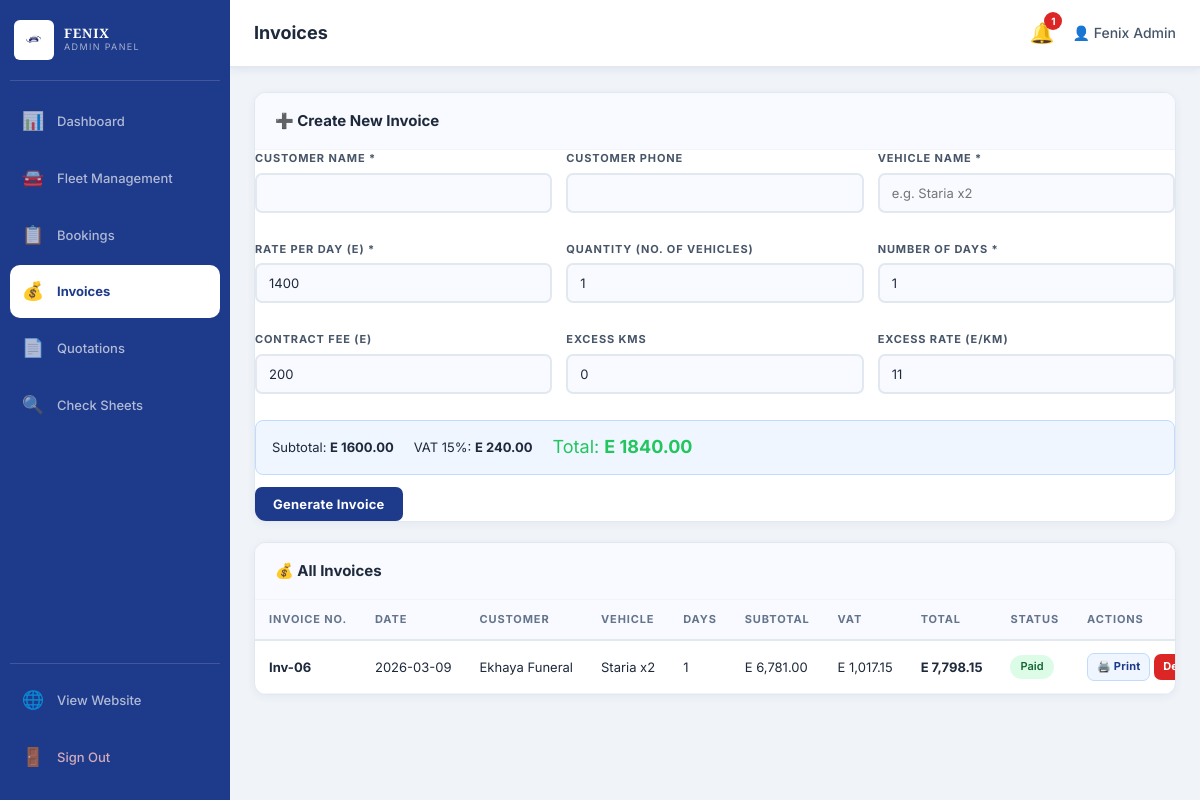
Screenshot of /invoices.php (signed in) with the database file from the repository.
### tables this page shows
CREATE TABLE IF NOT EXISTS invoices (
    id INT AUTO_INCREMENT PRIMARY KEY,
    invoice_no VARCHAR(20) UNIQUE,
    type ENUM('invoice','quotation') DEFAULT 'invoice',
    booking_id INT,
    customer_name VARCHAR(100) NOT NULL,
    customer_phone VARCHAR(30),
    vehicle_name VARCHAR(100),
    rate_per_day DECIMAL(10,2) DEFAULT 0,
    quantity INT DEFAULT 1,
    days INT DEFAULT 1,
    kms_free_per_day INT DEFAULT 200,
    contract_fee DECIMAL(10,2) DEFAULT 200.00,
    excess_kms INT DEFAULT 0,
    excess_rate DECIMAL(10,2) DEFAULT 11.00,
    excess_total DECIMAL(10,2) DEFAULT 0,
    deposit DECIMAL(10,2) DEFAULT 0,
    subtotal DECIMAL(10,2) DEFAULT 0,
    vat DECIMAL(10,2) DEFAULT 0,
    total DECIMAL(10,2) DEFAULT 0,
    status ENUM('pending','paid','cancelled') DEFAULT 'pending',
    invoice_date DATE,
    created_at TIMESTAMP DEFAULT CURRENT_TIMESTAMP,
    FOREIGN KEY (booking_id) REFERENCES bookings(id) ON DELETE SET NULL,
    KEY idx_status (status),
    KEY idx_booking_id (booking_id),
    KEY idx_invoice_no (invoice_no)
);

### db.php (called while the page is built, shortened)
<?php
function formatMoney($amount) {
    return 'E ' . number_format((float)$amount, 2);
}
?>

### invoices.php (the view, shortened to what this page needs)
<?php
require_once 'db.php';
require_once 'auth.php';
$invoices = mysqli_query($conn, "SELECT * FROM invoices WHERE type='invoice' ORDER BY created_at DESC");
$printInv = null;
?>
<?php include 'admin_header.php'; ?>
<?php if($printInv): ?>
<div class="print-area" id="printArea">
    <div class="invoice-doc">
        <div class="inv-header">
            <div>
                <img src="logo.png.jpg" alt="Fenix" style="height:50px;margin-bottom:8px"><br>
                <strong style="font-size:20px;color:#1e3a8a">FENIX CAR HIRE</strong><br>
                <small>For All your rental Problems</small><br>
                <small>P.O. Box 7909 Mbabane, Eswatini<br>
                Lilanga Complex, Litsemba Street, Sidwashini<br>
                Cell: (+268) 76829797, 79846935 | Tel: (+268) 2422 1045<br>
                Email: reception@fenix.co.sz</small>
            </div>
            <div class="inv-meta-table">
                <table>
                    <tr><td>Date</td><td><?php echo $printInv['invoice_date'] ?></td></tr>
                    <tr><td>Invoice No.</td><td><?php echo htmlspecialchars($printInv['invoice_no']) ?></td></tr>
                    <tr><td>Customer</td><td><?php echo htmlspecialchars($printInv['customer_name']) ?></td></tr>
                    <tr><td>Phone</td><td><?php echo htmlspecialchars($printInv['customer_phone']) ?></td></tr>
                    <tr><td>Type</td><td>Car Rental</td></tr>
                </table>
            </div>
        </div>
        <h2 style="text-align:center;letter-spacing:.2em;margin:20px 0">TAX INVOICE</h2>
        <table class="inv-table">
            <thead><tr><th>Description</th><th>Rate/day</th><th>Qty</th><th>Days</th><th>KMs/day</th><th>Excess</th><th>Total</th></tr></thead>
            <tbody>
                <tr><td>1. <?php echo htmlspecialchars($printInv['vehicle_name']) ?></td><td>E <?php echo number_format($printInv['rate_per_day'],2) ?></td><td><?php echo $printInv['quantity'] ?></td><td><?php echo $printInv['days'] ?></td><td><?php echo $printInv['kms_free_per_day'] ?></td><td></td><td>E <?php echo number_format($printInv['rate_per_day']*$printInv['quantity']*$printInv['days'],2) ?></td></tr>
                <tr><td>2. Contract fee</td><td></td><td></td><td></td><td></td><td></td><td>E <?php echo number_format($printInv['contract_fee'],2) ?></td></tr>
                <?php if($printInv['excess_kms'] > 0): ?>
                <tr><td>3. Excess KMs (<?php echo $printInv['excess_kms'] ?> km)</td><td></td><td></td><td></td><td></td><td>E<?php echo number_format($printInv['excess_rate'],2) ?>/km</td><td>E <?php echo number_format($printInv['excess_total'],2) ?></td></tr>
                <?php endif; ?>
            </tbody>
        </table>
        <div class="inv-totals">
            <table>
                <tr><td>Subtotal</td><td>E <?php echo number_format($printInv['subtotal'],2) ?></td></tr>
                <tr><td>VAT - 15%</td><td>E <?php echo number_format($printInv['vat'],2) ?></td></tr>
                <tr class="total-row"><td><strong>TOTAL</strong></td><td><strong>E <?php echo number_format($printInv['total'],2) ?></strong></td></tr>
            </table>
        </div>
        <div class="inv-banking">
            <strong>Banking Details:</strong><br>
            Account Name: Sempeerfi Investments (Pty) &nbsp;|&nbsp; Bank: Standard Bank Swaziland<br>
            Branch Code: 663164 &nbsp;|&nbsp; Account Number: 9110005689573
        </div>
    </div>
    <div style="margin-top:20px;display:flex;gap:12px" class="no-print">
        <button class="btn btn-primary" onclick="window.print()">🖨️ Print Invoice</button>
        <a href="invoices.php" class="btn btn-ghost">← Back</a>
    </div>
</div>
<?php else: ?>
<div class="admin-card mb-20">
    <div class="card-header"><h3>➕ Create New Invoice</h3></div>
    <form method="POST">
        <div class="form-grid-3">
            <div class="form-group"><label>Customer Name *</label><input type="text" name="customer_name" required></div>
            <div class="form-group"><label>Customer Phone</label><input type="tel" name="customer_phone"></div>
            <div class="form-group"><label>Vehicle Name *</label><input type="text" name="vehicle_name" required placeholder="e.g. Staria x2"></div>
            <div class="form-group"><label>Rate per Day (E) *</label><input type="number" step="0.01" name="rate_per_day" required value="1400"></div>
            <div class="form-group"><label>Quantity (no. of vehicles)</label><input type="number" name="quantity" value="1" min="1"></div>
            <div class="form-group"><label>Number of Days *</label><input type="number" name="days" required value="1" min="1"></div>
            <div class="form-group"><label>Contract Fee (E)</label><input type="number" step="0.01" name="contract_fee" value="200"></div>
            <div class="form-group"><label>Excess KMs</label><input type="number" name="excess_kms" value="0" min="0"></div>
            <div class="form-group"><label>Excess Rate (E/km)</label><input type="number" step="0.01" name="excess_rate" value="11"></div>
        </div>
        <div class="calc-preview" id="calcPreview"></div>
        <button type="submit" class="btn btn-primary">Generate Invoice</button>
    </form>
</div>
<div class="admin-card">
    <div class="card-header"><h3>💰 All Invoices</h3></div>
    <table class="admin-table">
        <thead><tr><th>Invoice No.</th><th>Date</th><th>Customer</th><th>Vehicle</th><th>Days</th><th>Subtotal</th><th>VAT</th><th>Total</th><th>Status</th><th>Actions</th></tr></thead>
        <tbody>
        <?php while($inv = mysqli_fetch_assoc($invoices)): ?>
        <tr>
            <td><strong><?php echo htmlspecialchars($inv['invoice_no']) ?></strong></td>
            <td><?php echo $inv['invoice_date'] ?></td>
            <td><?php echo htmlspecialchars($inv['customer_name']) ?></td>
            <td><?php echo htmlspecialchars($inv['vehicle_name']) ?></td>
            <td><?php echo $inv['days'] ?></td>
            <td><?php echo formatMoney($inv['subtotal']) ?></td>
            <td><?php echo formatMoney($inv['vat']) ?></td>
            <td><strong><?php echo formatMoney($inv['total']) ?></strong></td>
            <td><span class="badge badge-<?php echo $inv['status'] ?>"><?php echo ucfirst($inv['status']) ?></span></td>
            <td>
                <a href="?print=<?php echo $inv['id'] ?>" class="btn btn-ghost btn-xs">🖨️ Print</a>
                <a href="?delete=<?php echo $inv['id'] ?>" class="btn btn-danger btn-xs" onclick="return confirm('Delete invoice?')">Delete</a>
            </td>
        </tr>
        <?php endwhile; ?>
        </tbody>
    </table>
</div>
<?php endif; ?>
<?php include 'admin_footer.php'; ?>

### style.css (style rules this page uses)
*, *::before, *::after { box-sizing: border-box; margin: 0; padding: 0; }
html { scroll-behavior: smooth; }
body { font-family: 'Inter', 'Segoe UI', sans-serif; background: #f0f4f8; color: #1e293b; line-height: 1.6; -webkit-font-smoothing: antialiased; }
a { color: inherit; text-decoration: none; }
input, select, textarea, button { font-family: inherit; }
.btn { display: inline-flex; align-items: center; gap: 8px; padding: 10px 22px; border-radius: 8px; border: none; cursor: pointer; font-weight: 700; font-size: 14px; letter-spacing: 0.02em; transition: all 0.2s; text-decoration: none; }
.btn-primary { background: #1e3a8a; color: white; }
.btn-ghost { background: #eff6ff; color: #1e3a8a; border: 2px solid #bfdbfe; }
.btn-danger { background: #dc2626; color: white; }
.btn-xs { padding: 4px 10px; font-size: 12px; }
.form-group { margin-bottom: 18px; }
.form-group label { display: block; font-size: 12px; font-weight: 700; color: #475569; text-transform: uppercase; letter-spacing: 0.08em; margin-bottom: 6px; }
.form-group input, .form-group select, .form-group textarea { width: 100%; padding: 12px 14px; border-radius: 8px; border: 2px solid #e2e8f0; background: #f8faff; color: #1e293b; font-size: 14px; outline: none; transition: border-color 0.2s; }
.badge { display: inline-flex; align-items: center; padding: 3px 10px; border-radius: 20px; font-size: 12px; font-weight: 600; }
.badge-paid { background: #dcfce7; color: #166534; }
.mb-20 { margin-bottom: 20px; }

### admin.css (style rules this page uses)
.admin-body { background: #f0f4f8; min-height: 100vh; color: #1e293b; font-family: 'Inter','Segoe UI',sans-serif; }
.admin-card { background: white; border: 1px solid #e2e8f0; border-radius: 12px; overflow: hidden; box-shadow: 0 2px 8px rgba(30,58,138,0.06); }
.mb-20 { margin-bottom: 20px !important; }
.card-header { display: flex; justify-content: space-between; align-items: center; padding: 16px 20px; border-bottom: 1px solid #f1f5f9; background: #f8faff; }
.card-header h3 { font-size: 15px; font-weight: 700; color: #1e293b; }
.admin-table { width: 100%; border-collapse: collapse; font-size: 13px; min-width: 800px; }
.admin-table th { padding: 11px 14px; text-align: left; font-size: 11px; font-weight: 700; text-transform: uppercase; letter-spacing: 0.08em; color: #64748b; border-bottom: 2px solid #e2e8f0; background: #f8faff; white-space: nowrap; }
.admin-table td { padding: 12px 14px; border-bottom: 1px solid #f1f5f9; color: #1e293b; vertical-align: middle; white-space: nowrap; }
.form-grid-3 { display: grid; grid-template-columns: repeat(3,1fr); gap: 14px; }
.form-group { margin-bottom: 14px; }
.form-group label { display: block; font-size: 11px; font-weight: 700; color: #475569; text-transform: uppercase; letter-spacing: 0.08em; margin-bottom: 5px; }
.form-group input, .form-group select, .form-group textarea { width: 100%; padding: 10px 12px; border-radius: 7px; border: 2px solid #e2e8f0; background: #f8faff; color: #1e293b; font-size: 13px; outline: none; transition: border-color 0.2s; box-sizing: border-box; }
.calc-preview { margin: 12px 0; }
.badge { display: inline-flex; align-items: center; padding: 3px 10px; border-radius: 20px; font-size: 11px; font-weight: 600; }
.badge-paid { background: #dcfce7; color: #166534; }
.btn { display: inline-flex; align-items: center; gap: 7px; padding: 9px 18px; border-radius: 7px; border: none; cursor: pointer; font-weight: 700; font-size: 13px; transition: all 0.2s; text-decoration: none; white-space: nowrap; }
.btn-primary { background: #1e3a8a; color: white; }
.btn-ghost { background: #eff6ff; color: #1e3a8a; border: 1px solid #bfdbfe; }
.btn-danger { background: #dc2626; color: white; }
.btn-xs { padding: 4px 9px; font-size: 11px; }

### rows the page displays
invoices: invoice_no "Inv-06", invoice_date "2026-03-09", customer_name "Ekhaya Funeral", vehicle_name "Staria x2", days "1", subtotal "E 6,781.00", vat "E 1,017.15", total "E 7,798.15", status "Paid"

### other values shown
$icon "📊"
$label "Dashboard"
$icon "🚘"
$label "Fleet Management"
$icon "📋"
$label "Bookings"
$icon "💰"
$label "Invoices"
$icon "📄"
$label "Quotations"
$icon "🔍"
$label "Check Sheets"
$pageTitle "Invoices"
$unread "1"
$adminName "Fenix Admin"
